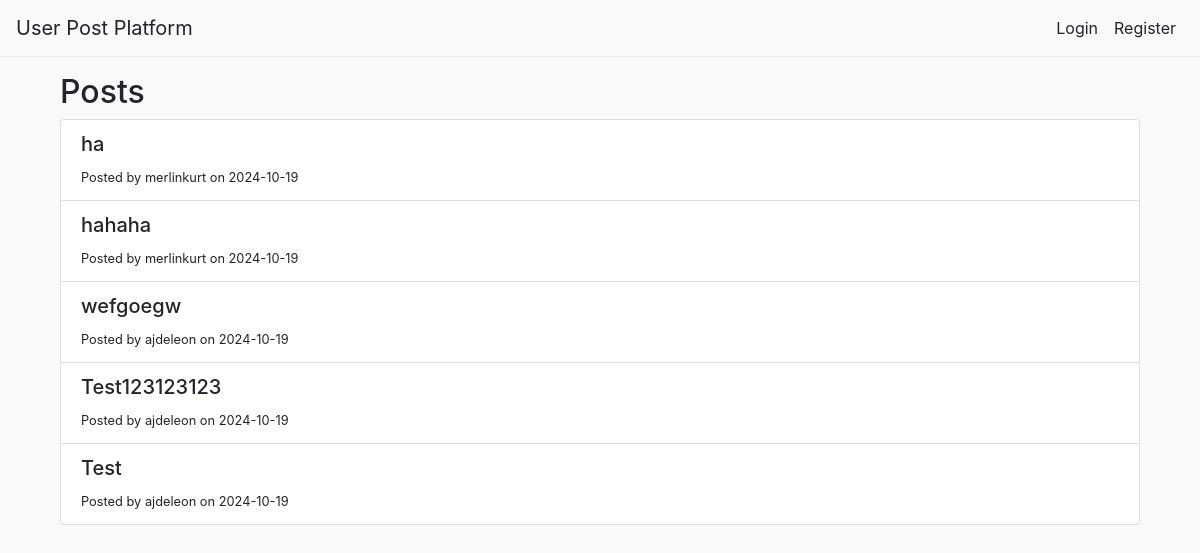
/posts/, run on the app's committed database.
### main/models.py (models this page shows, shortened)
class Post(models.Model):
    user = models.ForeignKey(CustomUser, on_delete=models.CASCADE)
    content = models.TextField(max_length=1000)
    created_at = models.DateTimeField(auto_now_add=True)
    is_approved = models.BooleanField(default=False)

class CustomUser(AbstractUser):
    contact_number = models.CharField(max_length=15, blank=True, null=True)

### main/views.py (the view)
# urls.py: path('posts/', views.post_list, name='post_list'),
def post_list(request):
    posts = Post.objects.all().order_by('-created_at')  # Order posts by most recent
    return render(request, 'main/post_list.html', {'posts': posts})

### main/templates/main/post_list.html
{% extends 'main/base.html' %}
{% block content %}
<div class="container mt-3">
    <h2>Posts</h2>
    <div class="list-group">
        {% if posts %}
            {% for post in posts %}
                <a href="#" class="list-group-item list-group-item-action">
                    <h5>{{ post.content|truncatewords:10 }}</h5>
                    <small>Posted by {{ post.user.username }} on {{ post.created_at|date:"Y-m-d" }}</small>
                </a>
            {% endfor %}
        {% else %}
            <p class="text-muted">No posts available.</p>
        {% endif %}
    </div>
</div>
{% endblock %}

### main/templates/main/base.html (shortened to what this page needs)
{% load static %}
<!DOCTYPE html>
<html lang="en">
<head>
    <link href="https://stackpath.bootstrapcdn.com/bootstrap/4.5.2/css/bootstrap.min.css" rel="stylesheet">
    <link href="{% static 'css/dark-mode.css' %}" rel="stylesheet">
</head>
<body>
    <nav class="navbar navbar-expand-lg navbar-light bg-light">
    <a class="navbar-brand" href="{% url 'home' %}">User Post Platform</a>
    <div class="collapse navbar-collapse">
        <ul class="navbar-nav ml-auto">
            {% if user.is_authenticated %}
                <li class="nav-item">
                    <a class="nav-link" href="{% url 'create_post' %}">Create Post</a>
                </li>
                <li class="nav-item">
                    <form action="{% url 'logout' %}" method="post" style="display:inline;">
                    {% csrf_token %}
                    <button type="submit" class="btn btn-link nav-link" style="display:inline; cursor:pointer;">Logout</button>
                </form>
                </li>
            {% else %}
                <li class="nav-item">
                    <a class="nav-link" href="{% url 'login' %}">Login</a>
                </li>
                <li class="nav-item">
                    <a class="nav-link" href="{% url 'register' %}">Register</a>
                </li>
            {% endif %}
        </ul>
    </div>
</nav>
    <div class="container mt-3">
        {% block content %}
        {% endblock %}
    </div>
</body>
</html>

### main/static/css/dark-mode.css (style rules this page uses)
body { background-color: #f8f9fa; color: #212529; }
.navbar { background-color: #ffffff; border-bottom: 1px solid #eaeaea; }
.navbar a { color: #212529 !important; }
.list-group-item { background-color: #ffffff; color: #212529; }

### data on the page
Post: content "ha", user.username "merlinkurt", created_at "2024-10-19"
Post: content "hahaha", user.username "merlinkurt", created_at "2024-10-19"
Post: content "wefgoegw", user.username "ajdeleon", created_at "2024-10-19"
Post: content "Test123123123", user.username "ajdeleon", created_at "2024-10-19"
Post: content "Test", user.username "ajdeleon", created_at "2024-10-19"
